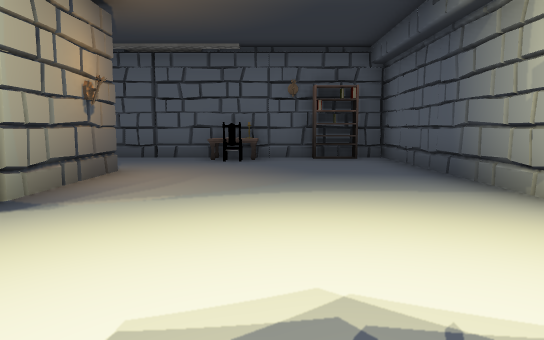
view 1 (above)

15 first-person views from a walk through a Unity game level. The camera is 1.2 m above the floor, tilts 6° down and sees 70° across. Doors are open. The floor is counted in squares, 2 m on a side. Each view is taken from the middle of a square. On the plan, view 1 faces up. The plan holds only what a view shows up to about 11 squares ahead; the rest is blank. The place goes on beyond the plan. Some surface patterns are stand-ins.

view 2
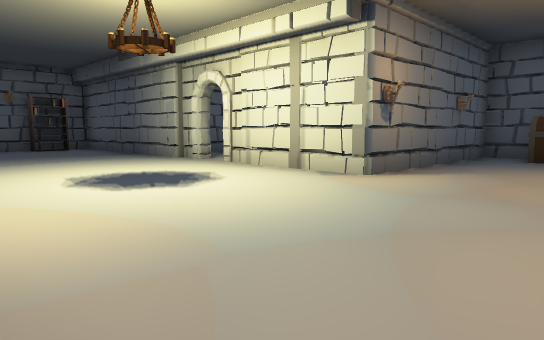

view 3
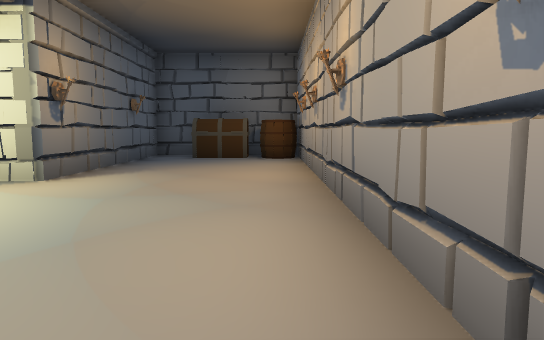

view 4
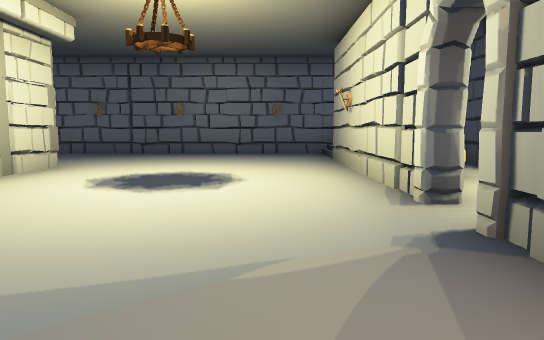

view 5
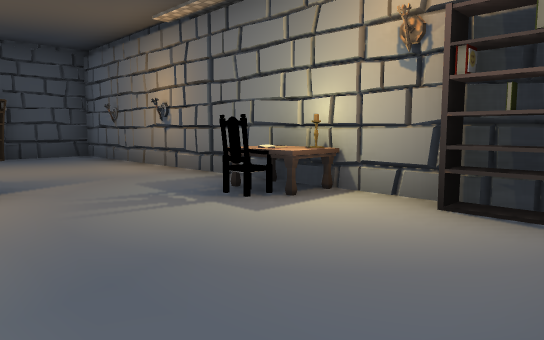

view 6
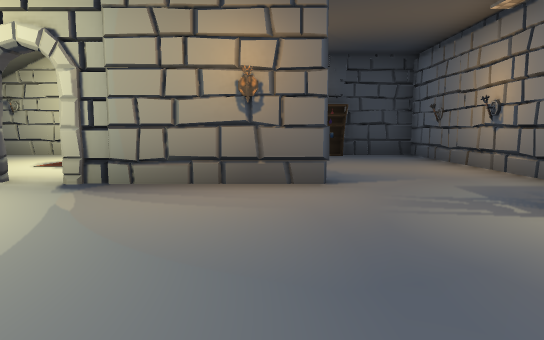

view 7
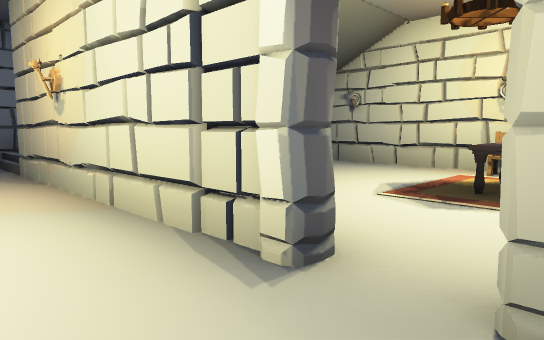

view 8
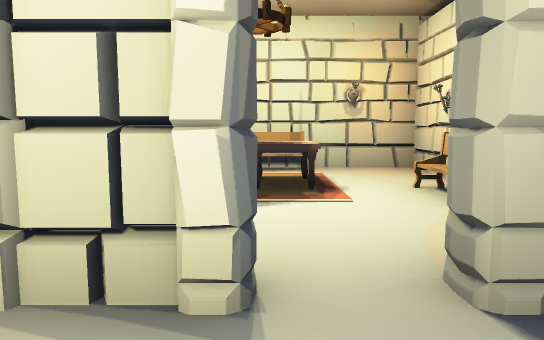

view 9
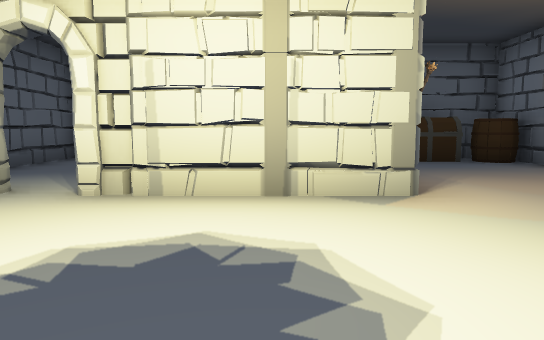

view 10
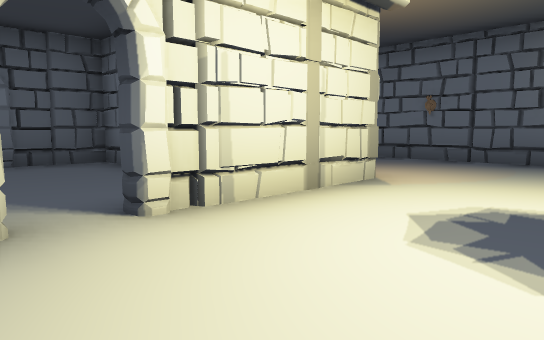

view 11
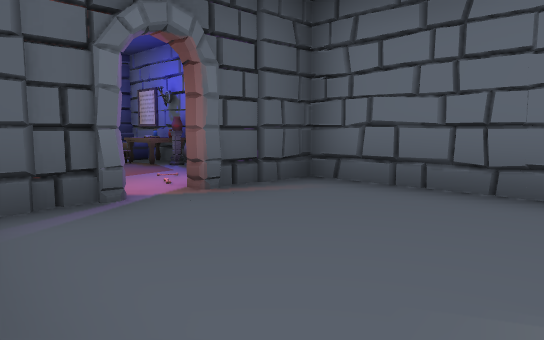

view 12
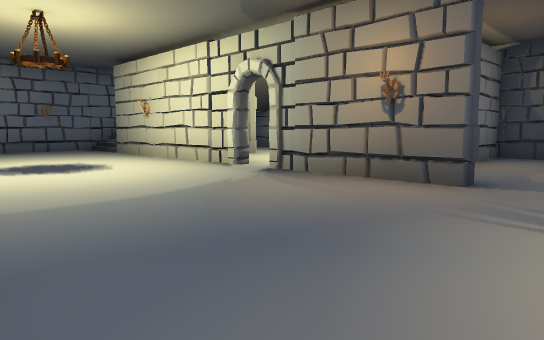

view 13
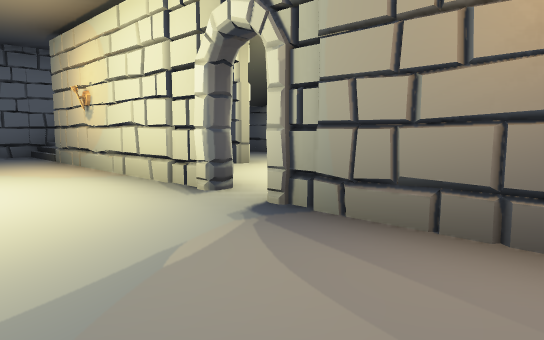

view 14
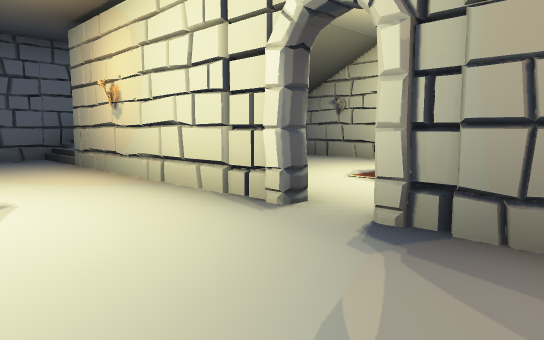

view 15
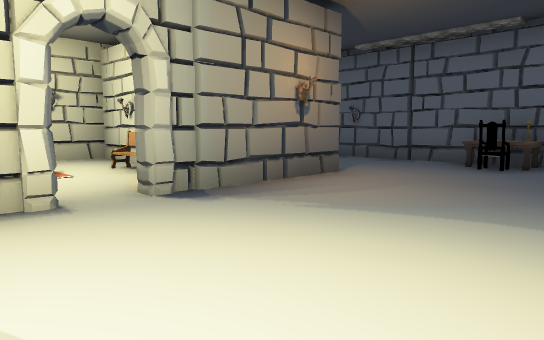

### Floor plan
Ten units are one square. View 1 is at (0, 0); x grows to the right and y downward. Boxes are objects, and circles mark ways between rooms. Rooms are numbered by the first view taken in them; rooms with no view inside come last. Other rooms are left out.
<svg viewBox="-34 -90 111 141">
<path fill="none" stroke="#000" d="M25 -26 25 -83 -24 -83M-22 -20 -22 29M-22 -56 -22 -26M-29 46 72 46 72 29M24 -81 20 -85M72 28 72 13 25 13 25 -19M72 -25 72 -35M70 -41 39 -41M46 -1 72 -1 72 -19"/>
<rect x="-15" y="-75" width="10" height="10" fill="#bbb"><title>other object</title></rect>
<rect x="-15" y="-85" width="10" height="10" fill="#bbb"><title>other object</title></rect>
<rect x="-5" y="-85" width="10" height="10" fill="#bbb"><title>other object</title></rect>
<rect x="5" y="-85" width="10" height="10" fill="#bbb"><title>other object</title></rect>
<rect x="55" y="35" width="10" height="10" fill="#bbb"><title>other object</title></rect>
<rect x="55" y="25" width="10" height="10" fill="#bbb"><title>other object</title></rect>
<circle cx="30" cy="-20" r="3" fill="#2a7"/>
<text x="10" y="-10">1</text>
<text x="50" y="-30">2</text>
</svg>
Room 1 opens to room 2.

Where each view was taken, in squares from view 1:
view 1: 0 up, 0 right, facing up
view 2: 4 down, 2 left, facing up-right
view 3: 4 down, 2 left, facing right
view 4: 5 up, 1 left, facing down
view 5: 5 up, 2 right, facing up-left
view 6: 5 up, 2 right, facing left
view 7: 3 up, 1 left, facing down-left
view 8: 2 up, 1 left, facing left
view 9: 0 up, 1 left, facing right
view 10: 3 up, 0 right, facing down-right
view 11: 4 up, 4 right, facing down-right
view 12: 7 up, 2 right, facing down-left
view 13: 5 up, 0 right, facing down-left
view 14: 4 up, 0 right, facing down-left
view 15: 1 up, 1 right, facing up-left
